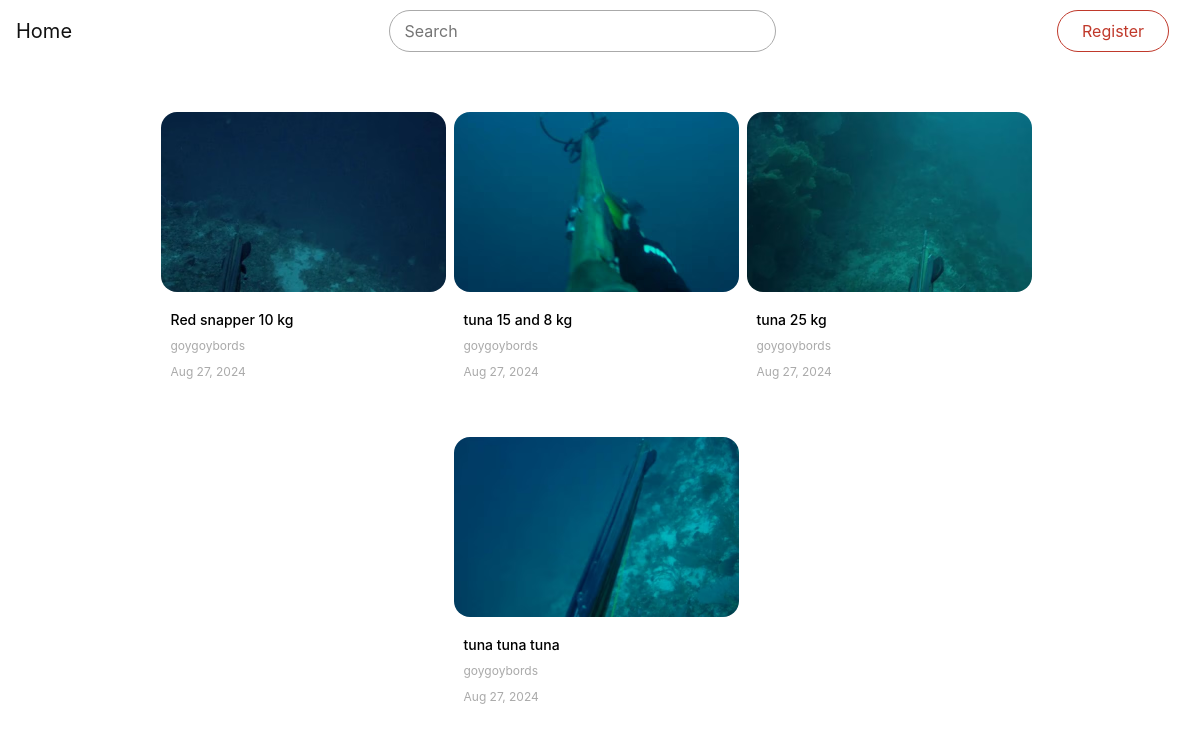
Before: / with the older database file.
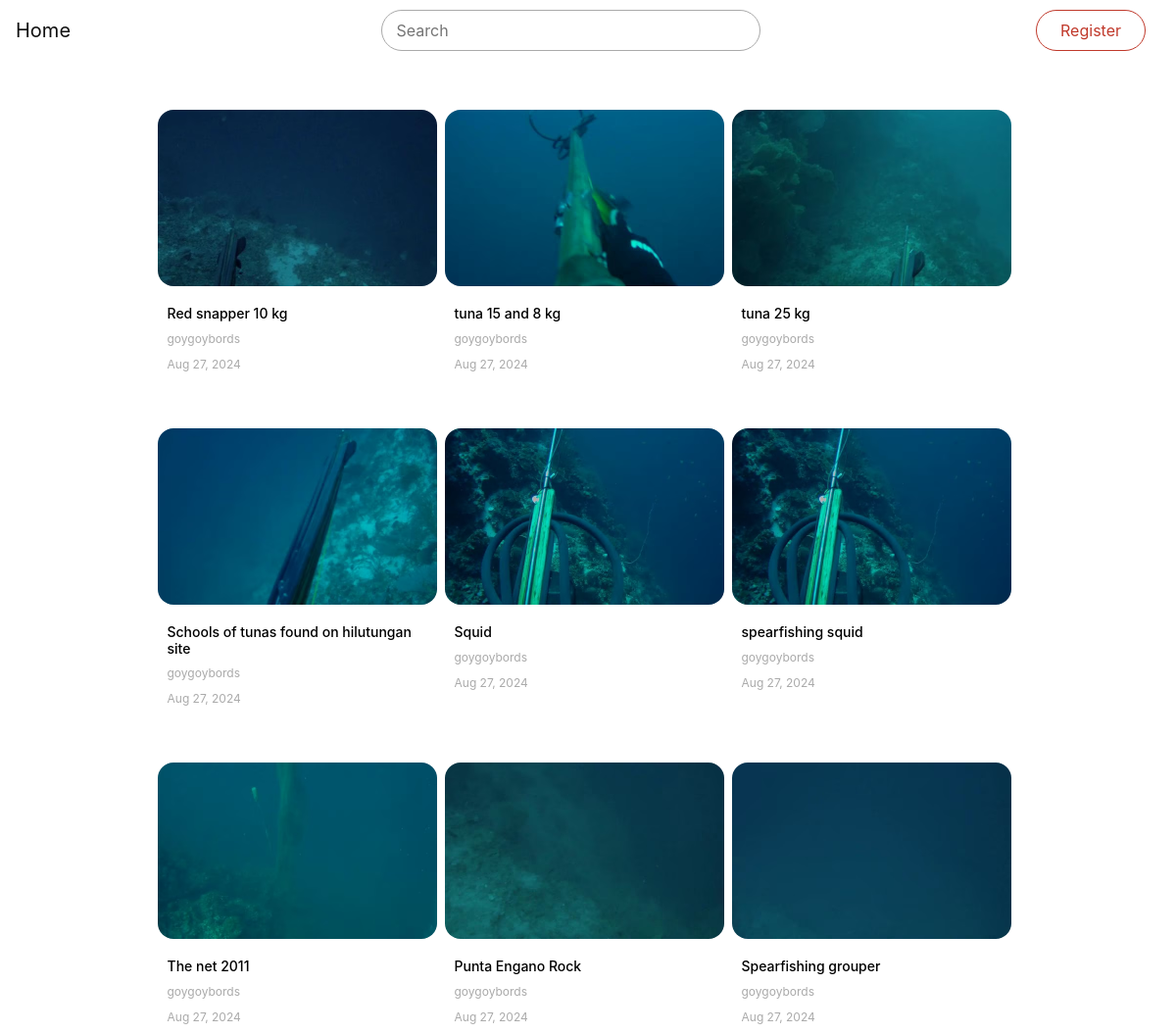
After: the same page with the newer database file.
### main/models.py (models this page shows, shortened)
class Video(models.Model):
    title       = models.CharField(max_length=100)
    description = models.TextField()
    video_file  = models.FileField(upload_to="uploads/videos",
                                validators = [FileExtensionValidator(allowed_extensions=video_extensions)])
    thumbnail   = models.FileField(upload_to="uploads/thumbnails",
                                validators = [FileExtensionValidator(allowed_extensions=thumb_extensions)])
    date_posted = models.DateTimeField(default=timezone.now)
    uploader    = models.ForeignKey(User, on_delete=models.CASCADE)

### main/views.py (the view)
# urls.py: path('', views.index, name="home"),
def index(request):
    videos = Video.objects.all()
    return render(request, 'layouts/home.html', {'videos': videos})

### templates/layouts/home.html (shortened to what this page needs)
{% extends 'layouts/index.html' %}
{% block content %}
    <div class="container">
        <div class="row justify-content-center">
            {% for video in videos %}
            <div class="card col-md-3 col-sm-12 mr-md-2 mt-5 p-3 border-0">
                <a href="{% url 'view_video' video.id %}"><img src="{{ video.thumbnail.url }}" width="256" height="144"/></a>
                <div class="card-body">
                    <a class="link-text" href="{% url 'view_video' video.id %}"><h5 class="text-center">{{ video.title }}</h5></a>
                    <p class="text-muted text-center m-0"> {{ video.uploader }}</p>
                    <p class="text-muted text-center"> {{ video.date_posted | date:"M d, Y" }}</p>
                </div>
            </div>
            {% endfor %}
        </div>
    </div>
{% endblock content %}

### templates/layouts/index.html (shortened to what this page needs)
{% load static %}
<!doctype html>
<html lang="en">
  <head>
    <link href="https://unpkg.com/@videojs/themes@1/dist/sea/index.css" rel="stylesheet">
    <link href="https://vjs.zencdn.net/7.8.3/video-js.css" rel="stylesheet" />
    <link href="https://stackpath.bootstrapcdn.com/bootstrap/4.5.0/css/bootstrap.min.css" rel="stylesheet">
    <link rel="stylesheet" href="{% static 'css/style.css' %}">
  </head>
  <body>
    <div class="padding-navbar"></div>
    {% include 'layouts/navigation.html' %}
    {% block content %}
    {% endblock content %}
  </body>
</html>

### templates/layouts/navigation.html (shortened to what this page needs)
{% load static %}
<nav class="navbar navbar-expand-lg fixed-top">
    <a href="{% url 'home' %}" class="navbar-brand">Home</a>
    <div class="collapse navbar-collapse" id="navbarSupportedContent">
        <form class="navbar-search" method="GET" action="{% url 'search_video' %}">
            <input class="navbar-search-input" name="q" type="text" placeholder="Search" aria-label="Search" value={{ request.GET.q }}>
            <button type="submit" class="navbar-search-button"></button>
        </form>
        <ul class="navbar-nav">
            {% if user.is_authenticated %}
                <li class="nav-item dropdown">
                    <a class="nav-link" href="#" id="navbarDropdown" role="button" data-toggle="dropdown" aria-haspopup="true" aria-expanded="false">
                        <img src="/media/uploads/profile_picture/eyeglass.jpg" width="35" height="35" class="d-inline-block rounded-circle" alt="Profile">
                    </a>
                    <div class="dropdown-menu dropdown-menu-right" aria-labelledby="navbarDropdown">
                        <a class="dropdown-item" href="{% url 'profile' %}">View Profile</a>
                        <a class="dropdown-item" href="{% url 'edit_profile' user %}">Edit Profile</a>
                        <a class="dropdown-item" href="{% url 'logout' %}" onclick="event.preventDefault(); document.getElementById('logout-form').submit();">Sign Out</a>
                        <form id="logout-form" action="{% url 'logout' %}" method="POST" style="display: none;">
                            {% csrf_token %}
                            <button type="submit">Logout</button>
                        </form>
                    </div>
                </li>
            {% else %}
                <li class="nav-item">
                    <a class="nav-link" href="{% url 'register' %}">Register</a>
                </li>
            {% endif %}
        </ul>
    </div>
</nav>

### static/css/style.css (style rules this page uses)
.link-text { color: #333; transition: .3s; }
.navbar { background-color: rgba(255,255,255,1); padding-top:10px !important; padding-bottom: 10px !important; }
.navbar-brand { display: inline-block; padding-top: 0.3125rem; padding-bottom: 0.3125rem; margin-right: 1rem; font-size: 1.25rem; line-height: inherit; white-space: nowrap; color: #111111; transition: 0.3s; }
.navbar-search { flex: 1; text-align: center; }
.navbar-search-input { color: black; padding: 8px; padding-left: 15px; border: 1px solid #aaa; border-radius: 24px; width: 40%; outline: none; background-color: rgba(255,255,255,1); }
.navbar-search-button { padding: 4px; padding-left: 8px; padding-right: 8px; border: 1px solid transparent !important; border-radius: 24px; background-color: #fff; color: #333; font-size: auto; margin-left: -42px; transition: 0.3s; }
body { background-color: #fff; color: rgba(44,47,51,1); }
.nav-link { color: #c0392b; margin-right: 15px; transition: 0.3s; padding-left:24px !important; padding-right: 24px !important; border:1px solid #c0392b; border-radius: 24px; }
.navbar-nav .nav-item { align-content: center; }
.card { color: white; background-color: rgba(66,69,73,0); padding:0 !important; }
.card img { border-radius:16px; object-fit: cover; object-position: center; height:180px; width:100%; }
.card .card-body { padding:8px 10px !important; text-align: left; margin-top: 4px; }
.card .card-body .link-text h5 { padding-top:8px; font-size:14px; text-align: left !important; color:#000 !important; }
.card .card-body p,.card .card-body p.text-center { font-size:12px; text-align: left !important; color:#aaa !important; margin-bottom: 0 !important; margin-top: 8px; }
.link-text { color:black; transition: 0.3s; }
.text-muted { color: #c5c5c5!important; }
.container { margin:auto; }
.padding-navbar { padding-top: 4em; }

Changed rows visible on the page:
changed Video: title "tuna tuna tuna" → "Schools of tunas found on hilutungan site"
added Video: thumbnail (picture), title "Squid", uploader "goygoybords", date_posted "Aug 27, 2024"
added Video: thumbnail (picture), title "spearfishing squid", uploader "goygoybords", date_posted "Aug 27, 2024"
added Video: thumbnail (picture), title "The net 2011", uploader "goygoybords", date_posted "Aug 27, 2024"
added Video: thumbnail (picture), title "Punta Engano Rock", uploader "goygoybords", date_posted "Aug 27, 2024"
added Video: thumbnail (picture), title "Spearfishing grouper", uploader "goygoybords", date_posted "Aug 27, 2024"
